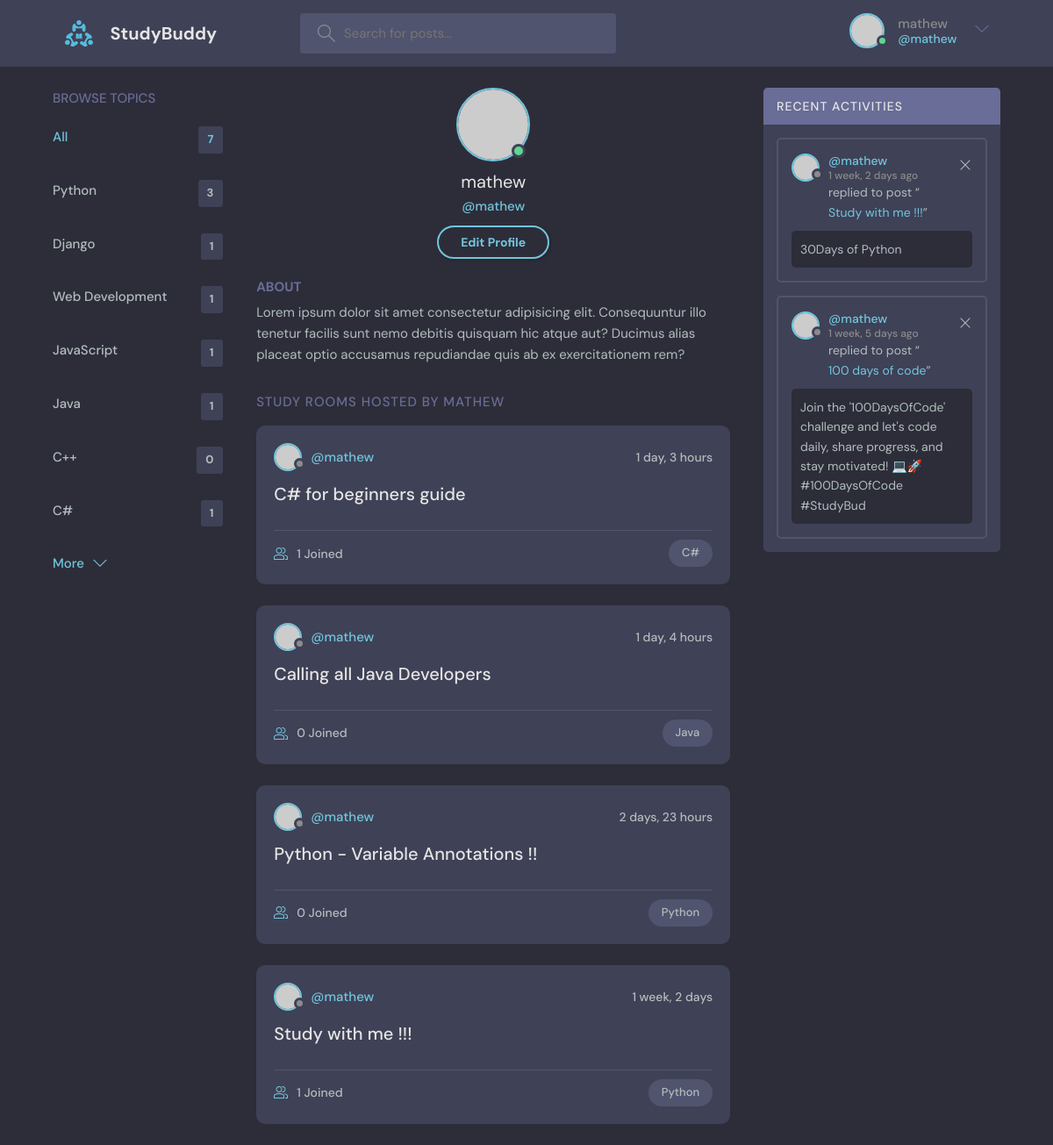
/profile/4/ (signed in), run on the app's committed database.
### base/models.py (models this page shows, shortened)
class Topic(models.Model):
    name = models.CharField(max_length=200)

class Room(models.Model):
    host = models.ForeignKey(User, on_delete=models.SET_NULL, null=True)
    topic = models.ForeignKey(Topic, on_delete=models.SET_NULL, null=True)
    name = models.CharField(max_length=200)
    description = models.TextField(null=True, blank=True)
    participants = models.ManyToManyField(User, related_name='participants', blank=True)
    updated = models.DateTimeField(auto_now=True)
    created = models.DateTimeField(auto_now_add=True)
    class Meta:
        ordering = ['-updated', '-created']
    def __str__(self):
        return self.name

class Message(models.Model):
    user = models.ForeignKey(User, on_delete=models.CASCADE)
    room = models.ForeignKey(Room, on_delete=models.CASCADE)
    body = models.TextField()
    updated = models.DateTimeField(auto_now=True)
    created = models.DateTimeField(auto_now_add=True)
    class Meta:
        ordering = ['-updated', '-created']

### base/views.py (the view)
# urls.py: path('profile/<str:pk>/', views.userProfile, name='user-profile'),
def userProfile(request, pk):
    user = User.objects.get(pk=pk)
    rooms = user.room_set.all()
    room_messages = user.message_set.all()
    topics = Topic.objects.all()
    context = {'user': user, 'rooms': rooms, 'room_messages': room_messages, 'topics': topics}
    return render(request, 'base/profile.html', context)

### base/templates/base/profile.html
{% extends 'main.html' %}
{% block content %}
  <main class="profile-page layout layout--3">
    <div class="container">
     {% include 'base/topics_component.html' %}
      <div class="roomList">
        <div class="profile">
          <div class="profile__avatar">
            <div class="avatar avatar--large active">
              <img src="https://randomuser.me/api/portraits/men/11.jpg" />
            </div>
          </div>
          <div class="profile__info">
            <h3>{{user.username}}</h3>
            <p>@{{user.username}}</p>
            {% if request.user == user %}
            <a href="{% url 'update-user' %}" class="btn btn--main btn--pill">Edit Profile</a>
            {% endif %}
          </div>
          <div class="profile__about">
            <h3>About</h3>
            <p>
              Lorem ipsum dolor sit amet consectetur adipisicing elit. Consequuntur illo tenetur
              facilis sunt nemo debitis quisquam hic atque aut? Ducimus alias placeat optio
              accusamus repudiandae quis ab ex exercitationem rem?
            </p>
          </div>
        </div>
        <div class="roomList__header">
          <div>
            <h2>Study Rooms Hosted by {{user.username}}</a>
            </h2>
          </div>
        </div>
        {% include 'base/feed_component.html' %}
      </div>
      {% include 'base/activity_component.html' %}
    </div>
  </main>
  {% endblock content %}

### templates/navbar.html (shortened to what this page needs)
{% load static %}
<header class="header header--loggedIn">
    <div class="container">
      <a href="{% url 'home' %}" class="header__logo">
        <img src="{% static 'images/logo.svg' %}" />
        <h1>StudyBuddy</h1>
      </a>
      <form class="header__search" method="GET" action="{% url 'home' %}" >
        <label>
          <input name="q" placeholder="Search for posts..." />
        </label>
      </form>
      <nav class="header__menu">
        {% if request.user.is_authenticated %}
        <div class="header__user">
          <a href="{% url 'update-user' %}">
            <div class="avatar avatar--medium active">
              <img src="https://randomuser.me/api/portraits/men/37.jpg" />
            </div>
            <p>{{request.user.username}} <span>@{{request.user.username}}</span></p>
          </a>
          <button class="dropdown-button">
            <svg version="1.1" xmlns="http://www.w3.org/2000/svg" width="32" height="32" viewBox="0 0 32 32">
              <title>chevron-down</title>
              <path d="M16 21l-13-13h-3l16 16 16-16h-3l-13 13z"></path>
            </svg>
          </button>
        </div>
        {% else %}
        <a href="{% url 'login' %}" >
          <img src="{% static 'images/avatar.svg' %}" />
          <p>Login</p>
        </a>
        {% endif %}
      </nav>
    </div>
  </header>

### base/templates/base/topics_component.html
 <div class="topics">
    <div class="topics__header">
      <h2>Browse Topics</h2>
    </div>
    <ul class="topics__list">
      <li>
        <a href="{% url 'home' %}" class="active">All <span>{{topics.count}}</span></a>
      </li>
      {% for topic in topics %}
      <li>
        <a href="{% url 'home' %}?q={{topic.name}}">{{topic.name}}<span>{{topic.room_set.all.count}}</span></a>
      </li>
      {% endfor %}
    </ul>
    <button class="btn btn--link" href="/">
      More
      <svg version="1.1" xmlns="http://www.w3.org/2000/svg" width="32" height="32" viewBox="0 0 32 32">
        <title>chevron-down</title>
        <path d="M16 21l-13-13h-3l16 16 16-16h-3l-13 13z"></path>
      </svg>
    </button>
  </div>

### base/templates/base/feed_component.html (shortened to what this page needs)
{% for room in rooms %}
<div class="roomListRoom">
    <div class="roomListRoom__header">
      <a href="{% url 'user-profile' room.host.id %}" class="roomListRoom__author">
        <div class="avatar avatar--small">
          <img src="https://randomuser.me/api/portraits/women/11.jpg" />
        </div>
        <span>@{{room.host.username}}</span>
      </a>
      <div class="roomListRoom__actions">
        <span>{{room.created | timesince}}</span>
      </div>
    </div>
    <div class="roomListRoom__content">
      <a href="{% url 'room' room.id %}">{{room.name}}</a>
    </div>
    <div class="roomListRoom__meta">
      <a href="{% url 'room' room.id %}" class="roomListRoom__joined">
        {{room.participants.all.count}} Joined
      </a>
      <p class="roomListRoom__topic">{{room.topic.name}}</p>
    </div>
  </div>
  {% endfor %}

### base/templates/base/activity_component.html
<div class="activities">
    <div class="activities__header">
      <h2>Recent Activities</h2>
    </div>
    {% for message in room_messages %}
    <div class="activities__box">
      <div class="activities__boxHeader roomListRoom__header">
        <a href="{% url 'user-profile' message.user.id %}" class="roomListRoom__author">
          <div class="avatar avatar--small">
            <img src="https://randomuser.me/api/portraits/women/11.jpg" />
          </div>
          <p>
            @{{message.user}}
            <span>{{message.created | timesince}} ago</span>
          </p>
        </a>
        {% if request.user == message.user %}
        <div class="roomListRoom__actions">
          <a href="{% url 'delete-message' message.id %}">
            <svg version="1.1" xmlns="http://www.w3.org/2000/svg" width="32" height="32" viewBox="0 0 32 32">
              <title>remove</title>
              <path
                d="M27.314 6.019l-1.333-1.333-9.98 9.981-9.981-9.981-1.333 1.333 9.981 9.981-9.981 9.98 1.333 1.333 9.981-9.98 9.98 9.98 1.333-1.333-9.98-9.98 9.98-9.981z"
              ></path>
            </svg>
          </a>
        </div>
        {% endif %}
      </div>
      <div class="activities__boxContent">
        <p>replied to post “<a href="{% url 'room' message.room.id %}">{{message.room}}</a>”</p>
        <div class="activities__boxRoomContent">
            {{ message.body }}
        </div>
      </div>
    </div>
    {% endfor %}
</div>

### data on the page
Topic: name "Python", room_set.all.count "3"
Topic: name "Django", room_set.all.count "1"
Topic: name "Web Development", room_set.all.count "1"
Topic: name "JavaScript", room_set.all.count "1"
Topic: name "Java", room_set.all.count "1"
Topic: name "C++", room_set.all.count "0"
Topic: name "C#", room_set.all.count "1"
Room: host.username "mathew", created "1 day, 3 hours", name "C# for beginners guide", participants.all.count "1", topic.name "C#"
Room: host.username "mathew", created "1 day, 4 hours", name "Calling all Java Developers", participants.all.count "0", topic.name "Java"
Room: host.username "mathew", created "2 days, 23 hours", name "Python - Variable Annotations !!", participants.all.count "0", topic.name "Python"
Room: host.username "mathew", created "1 week, 2 days", name "Study with me !!!", participants.all.count "1", topic.name "Python"
Message: user "mathew", created "1 week, 2 days", room "Study with me !!!", body "30Days of Python"
Message: user "mathew", created "1 week, 5 days", room "100 days of code", body "Join the '100DaysOfCode' challenge and let's code daily, share progress, and stay motivated! 💻🚀 #100DaysOfCode #StudyBud"

### other printed values
{{ request.user.username }} "mathew"
{{ topics.count }} "7"
{{ user.username }} "mathew"
{{ user.username }} "MATHEW"
